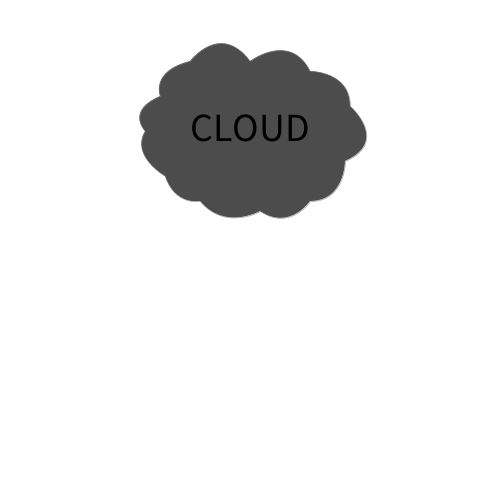
Frame 1 (no input)
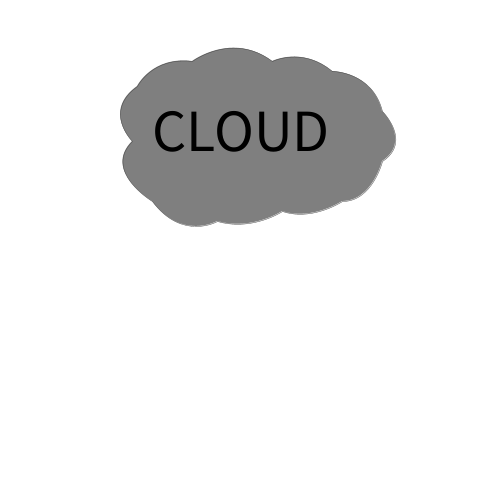
Frame 60 (the mouse pressed at the canvas centre just before this capture)
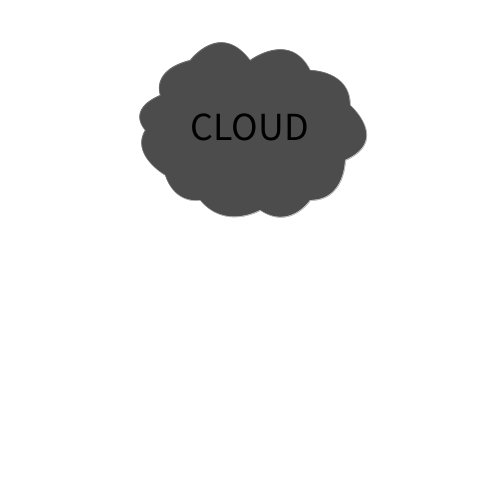
Frame 120 (the mouse held since frame 60 and released just before this capture)

The Processing sketch that drew these frames (run headless with seeded random() and noise(); from frame 60 on, the mouse is pressed at the canvas centre):

// Processing sketch: processing_175149
// ── processing_175149.pde

//animated cloud drawn using Bezier curves

float a = 0;
Cloud cloud;

void setup() {
  size(500, 500);
  colorMode(RGB, 100, 100, 100);
  smooth();
}

void draw() {
  background(100); 
  int t = second(); 
  int dx = int(map(noise(1.00+a), 0, 1, -3, 3));
  int dy = int(map(noise(2.00+a), 0, 1, -3, 3));
  cloud = new Cloud(190+dx, 60+dy);
  if (t % 2 == 0) {
    cloud.drawCloud1();
    cloud.writeText1();
  } else {
    cloud.drawCloud2();
    cloud.writeText2();
  }
  a = a + 0.05;
}

class Cloud {
 float x, y;
 Cloud(int _x, int _y) {
   x = _x;
   y = _y;
 }
 
 public void drawCloud1() {
   stroke(50);
   strokeWeight(0.5);
   beginShape();
   fill(30);
   vertex(x, y); bezierVertex(x, y, x+30, y-40, x+60, y);
   vertex(x+60, y); bezierVertex(x+60, y, x+100, y-30, x+120, y+10);
   vertex(x+120, y+10); bezierVertex(x+120, y+10, x+160, y+10, x+160, y+45);
   vertex(x+160, y+45); bezierVertex(x+160, y+45, x+200, y+80, x+155, y+100);
   vertex(x+155, y+100); bezierVertex(x+155, y+100, x+155, y+140, x+120, y+140);
   vertex(x+120, y+140); bezierVertex(x+120, y+140, x+100, y+170, x+70, y+150);
   vertex(x+70, y+150); bezierVertex(x+70, y+150, x+35, y+170, x+10, y+140);
   vertex(x+10, y+140); bezierVertex(x+10, y+140, x-15, y+145, x-25, y+115);
   vertex(x-25, y+115); bezierVertex(x-25, y+115, x-60, y+95, x-45, y+70);
   vertex(x-45, y+70); bezierVertex(x-45, y+70, x-65, y+50, x-30, y+35);
   vertex(x-30, y+35); bezierVertex(x-30, y+35, x-40, y+10, x, y);
   endShape();
 }
 public void drawCloud2() {
   stroke(30);   
   strokeWeight(0.5);
   beginShape();
   fill(50);
   x = x + 2;
   y = y + 2;
   vertex(x, y); bezierVertex(x, y, x+40, y-30, x+80, y);
   vertex(x+80, y); bezierVertex(x+80, y, x+110, y-15, x+140, y+10);
   vertex(x+140, y+10); bezierVertex(x+140, y+10, x+180, y+10, x+190, y+50);
   vertex(x+190, y+50); bezierVertex(x+190, y+50, x+220, y+80, x+190, y+100);
   vertex(x+190, y+100); bezierVertex(x+190, y+100, x+180, y+140, x+150, y+140);
   vertex(x+150, y+140); bezierVertex(x+150, y+140, x+120, y+160, x+90, y+150);
   vertex(x+90, y+150); bezierVertex(x+90, y+150, x+60, y+170, x+25, y+160);
   vertex(x+25, y+160); bezierVertex(x+25, y+160, x-10, y+180, x-40, y+140);
   vertex(x-40, y+140); bezierVertex(x-40, y+140, x-90, y+110, x-60, y+80);
   vertex(x-60, y+80); bezierVertex(x-60, y+80, x-90, y+50, x-55, y+25);
   vertex(x-55, y+25); bezierVertex(x-55, y+25, x-40, y-5, x, y);
   endShape();
 }
 public void writeText1() {
   fill(0);
   textSize(40);
   text("CLOUD", x, y + 80);
 }
 public void writeText2() {
  fill(0);
  textSize(60);
  text("CLOUD", x-40, y + 90); 
 }
}
